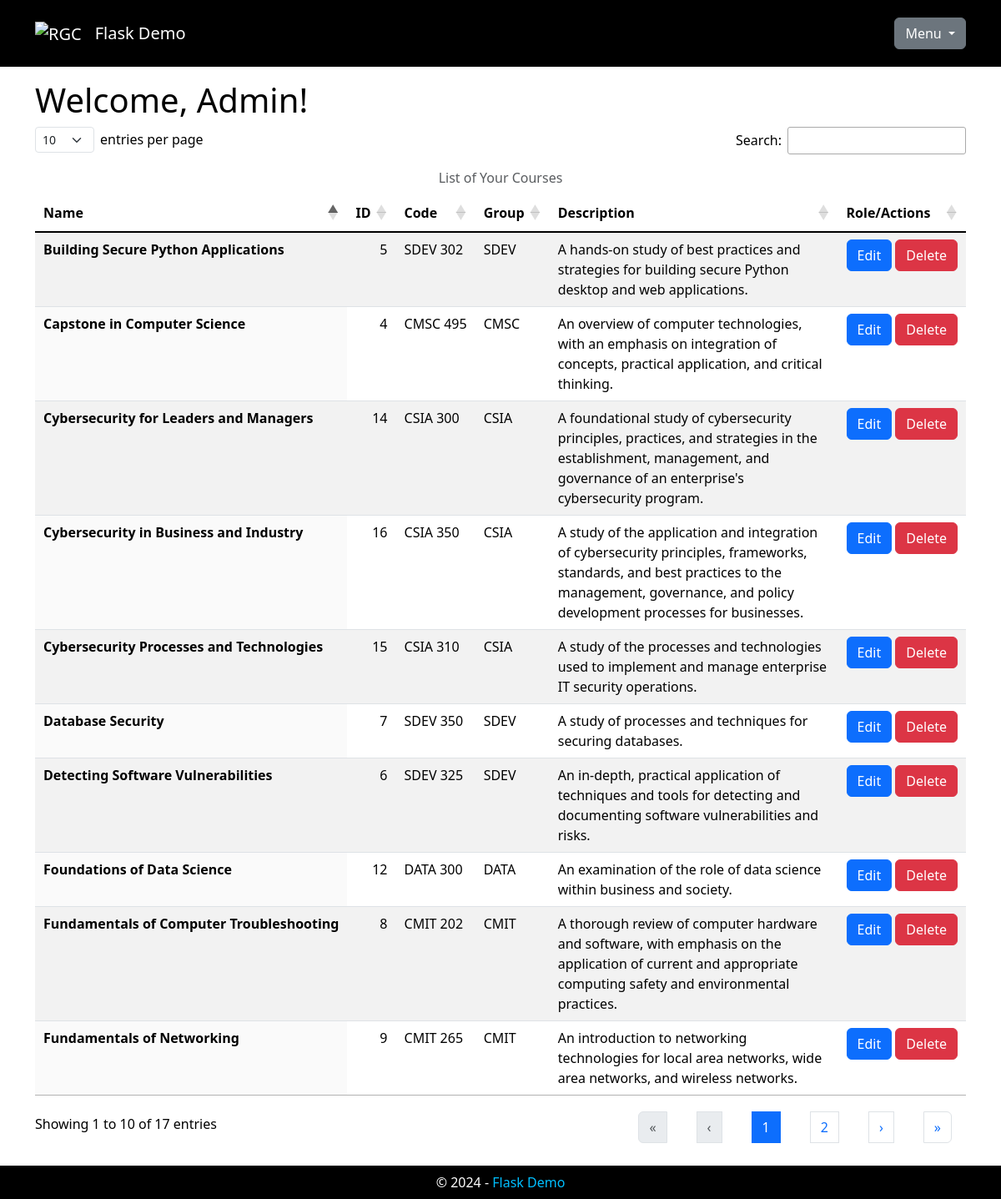
The page /index (signed in) on the database as committed earlier.
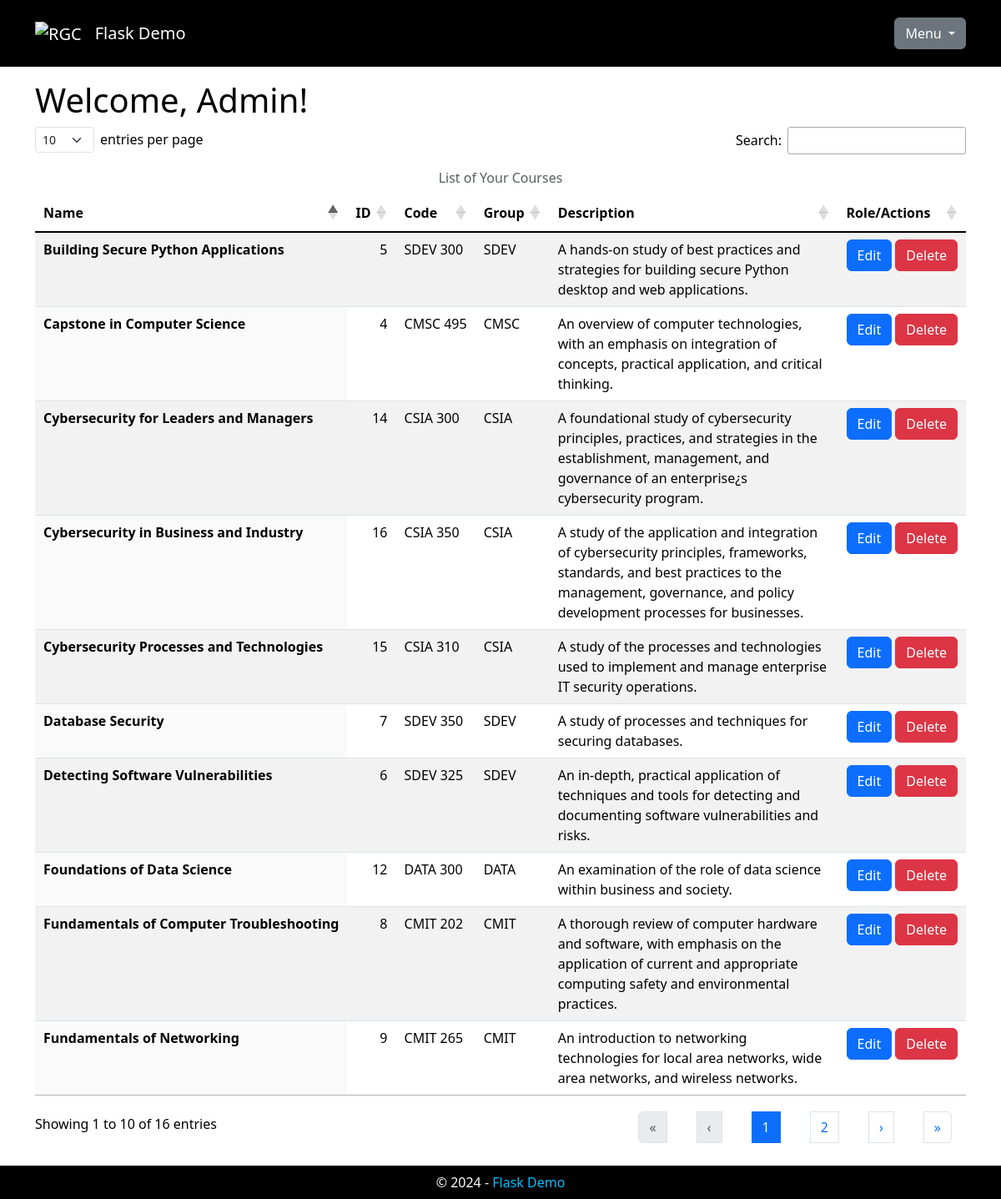
The same page on the database as committed later.
### app/models.py (models this page shows, shortened)
class User(UserMixin, db.Model):
    __tablename__ = 'users'
    user_id: Mapped[int] = mapped_column(primary_key=True)
    username: Mapped[str] = mapped_column(
        String(64), index=True, unique=True)
    user_email: Mapped[Optional[str]] = mapped_column(
        String(128), unique=True)
    is_admin: Mapped[bool] = mapped_column()
    password_hash: Mapped[Optional[str]] = mapped_column(
        String(256))
    associations: Mapped[List['Association']] = relationship(
        back_populates='user')

class Course(db.Model):
    __tablename__ = 'courses'
    course_id: Mapped[int] = mapped_column(primary_key=True)
    course_name: Mapped[str] = mapped_column(
        String(64), index=True, unique=True)
    course_code: Mapped[str] = mapped_column(
        String(64))
    course_group: Mapped[Optional[str]] = mapped_column(
        String(64))
    course_desc: Mapped[Optional[str]] = mapped_column(
        String(256))
    associations: Mapped[List['Association']] = relationship(
        back_populates='course')

### app/main/main_routes.py (the view, shortened to what this page needs)
@bp.route('/')
@bp.route('/index')
@login_required
def index():
    _page_title = 'Flask Demo'
    if current_user.is_admin:
        _courses = Course.query.all()
    _courses = [_courses] if not isinstance(_courses, list) else _courses
    _html = render_template('main/index.html', page_title=_page_title,
                            courses=_courses)
    return _html

### app/models.py (called while the page is built)
@login.user_loader
def load_user(user_id):
    validate_input('user_id', user_id, int)
    return db.session.get(User, user_id)

### app/templates/main/index.html (shortened to what this page needs)
{% extends "base.html" %}
{% block head %}
{{ super() }}
<link rel="stylesheet" type="text/css" href="{{ url_for('static', filename='css/dataTables.dataTables.min.css') }}">
<link rel="stylesheet" type="text/css" href="{{ url_for('static', filename='css/dataTables.bootstrap5.min.css') }}">
{% endblock %}
{% block content %}
{% if current_user.is_anonymous %}
<h1>Welcome!</h1>
<p>You should log in.</p>
{% else %}
<h1>Welcome, {{ current_user.username }}!</h1>
<table id="data-table" class="table table-striped display caption-top">
  <caption class="text-center">List of Your Courses</caption>
  <thead>
    <tr>
      <th scope="col">Name</th>
      <th scope="col">ID</th>
      <th scope="col">Code</th>
      <th scope="col">Group</th>
      <th scope="col">Description</th>
      <th scope="col">Role/Actions</th>
    </tr>
  </thead>
  <tbody class="table-group-divider">
    {% for course in courses %}
    <tr>
      <th scope="row" class="text-nowrap">{{ course.course_name }}</th>
      <td class="text-nowrap">{{ course.course_id }}</td>
      <td class="text-nowrap">{{ course.course_code }}</td>
      <td class="text-nowrap">{{ course.course_group }}</td>
      <td>{{ course.course_desc }}</td>
      {% if current_user.is_admin or (course.role_id | default(4)) in [1, 2] %}
      <td class="no-sort text-nowrap">
        <a class="btn btn-primary" href="{{ url_for('admin.edit_course', course_id=course.course_id) }}" title="Edit">Edit</a>
        <a class="btn btn-danger" href="{{ url_for('admin.delete_course', course_id=course.course_id) }}" title="Delete">Delete</a>
      </td>
      {% else %}
      <td>{{ course.role_name }}</td>
      {% endif %}
    </tr>
    {% endfor %}
  </tbody>
</table>
{% endif %}
{% endblock %}

### app/templates/base.html (shortened to what this page needs)
<!DOCTYPE html>
<html lang="en">
<head>
  {% block head %}
  <link rel="stylesheet" type="text/css" href="{{ url_for('static', filename='css/bootstrap.min.css') }}">
  <link rel="stylesheet" type="text/css" href="{{ url_for('static', filename='css/base.css') }}">
  {% endblock %}
</head>
<body>
  <header>
    <nav class="navbar navbar-expand-lg navbar-dark fixed-top">
      <div class="container">
        <a class="navbar-brand" href="{{ url_for('main.index') }}" title="Home">
          <img src="{{ url_for('static', filename='img/logo.png') }}" alt="RGC" class="nav-logo" />
        </a>
        <a class="navbar-brand" href="{{ url_for('main.index') }}" title="Home">Flask Demo</a>
        <div class="dropdown ms-auto">
          <button class="btn btn-secondary dropdown-toggle" type="button" data-bs-toggle="dropdown"
            aria-expanded="false">
            Menu
          </button>
        </div>
      </div>
    </nav>
  </header>
  <main role="main">
    <div class="container">
      <div id="content">
        {% block content %}
        {% endblock %}
      </div>
  </main>
  <footer class="footer">
    <div class="text-center">
      &copy; <span id="currentYear"></span> -
      <a href="{{ url_for('main.index') }}" title="Home">Flask Demo</a>
    </div>
  </footer>
</body>
</html>

### app/static/css/base.css (style rules this page uses)
html { font-family: sans-serif; }
body { margin-top: 10vh !important; }
a { text-decoration: none; }
nav a, footer a { color: deepskyblue; }
nav { background-color: black; color: white; min-height: 10vh; }
.nav-logo { height: 6vh !important; min-height: 30px; }
#content { background-color: white; color: black; min-height: 85vh; padding-top: 1em; padding-bottom: 1em; }
footer { background-color: black; color: white; min-height: 5vh; padding-top: 1vh; }

Rows that differ between the two databases and show on the page:
changed Course "Building Secure Python Applications": course_code "SDEV 302" → "SDEV 300"
changed Course "Cybersecurity for Leaders and Managers": course_desc "…and governance of an enterprise's cybersecurity program." → "…and governance of an enterprise¿s cybersecurity program."
Other text that changed with them:
text written by a page script: "entries per page Search: Showing 1 to 10 of 17 entries « ‹ 1 2 › »" → "entries per page Search: Showing 1 to 10 of 16 entries « ‹ 1 2 › »"
